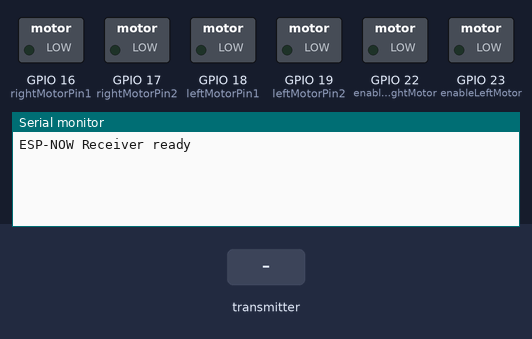
The sketch below on a simulated ESP32. Parts: switched loads named in the sketch (green lamp = pin HIGH), the last lines printed to the serial monitor. The test bench sets the inputs (shaded band).

Above: at 1.2 s.
1.3 s: the transmitter starts sending move = -100
At 1.61 s:
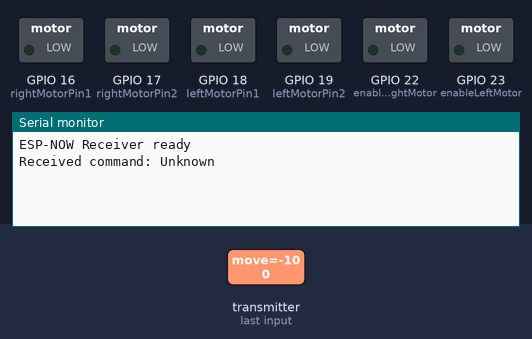
3.3 s: the transmitter starts sending move = 0
At 3.61 s:
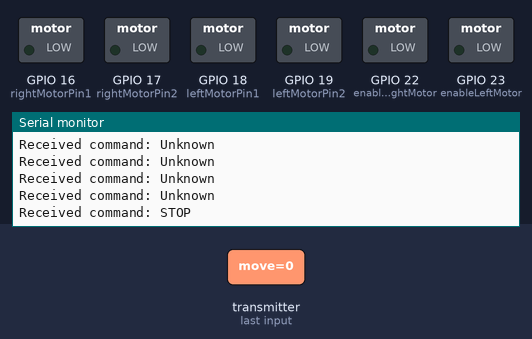

Measured:
- after the input at 1.3 s, the serial monitor: prints a new line at once (image 1)
- after the input at 3.3 s, the serial monitor: prints a new line at once (image 2)

The sketch:

receiver.ino
```cpp
#include <esp_now.h>
#include <WiFi.h>
#include "esp_wifi.h"

// Motor pins
int enableRightMotor = 22;
int rightMotorPin1 = 16;
int rightMotorPin2 = 17;

int enableLeftMotor = 23;
int leftMotorPin1 = 18;
int leftMotorPin2 = 19;

const int MAX_SPEED = 255;
const int PWMFreq = 1000;
const int PWMResolution = 8;
const int rightMotorChannel = 4;
const int leftMotorChannel = 5;

typedef struct struct_message {
  int8_t move;
} struct_message;

void rotateMotor(int rightSpeed, int leftSpeed) {
  digitalWrite(rightMotorPin1, rightSpeed > 0 ? HIGH : LOW);
  digitalWrite(rightMotorPin2, rightSpeed < 0 ? HIGH : LOW);

  digitalWrite(leftMotorPin1, leftSpeed > 0 ? HIGH : LOW);
  digitalWrite(leftMotorPin2, leftSpeed < 0 ? HIGH : LOW);

  ledcWrite(rightMotorChannel, abs(rightSpeed));
  ledcWrite(leftMotorChannel, abs(leftSpeed));
}

void onDataReceive(const uint8_t * mac, const uint8_t *incomingData, int len) {
  struct_message receivedData;
  memcpy(&receivedData, incomingData, sizeof(receivedData));
  Serial.print("Received command: ");
  switch (receivedData.move) {
    case 0:
      Serial.println("STOP");
      rotateMotor(0, 0);
      break;
    case 1:
      Serial.println("FORWARD");
      rotateMotor(MAX_SPEED, MAX_SPEED);
      break;
    case 2:
      Serial.println("LEFT");
      rotateMotor(-MAX_SPEED, MAX_SPEED);
      break;
    case 3:
      Serial.println("RIGHT");
      rotateMotor(MAX_SPEED, -MAX_SPEED);
      break;
    default:
      Serial.println("Unknown");
      rotateMotor(0, 0);
      break;
  }
}

void setup() {
  Serial.begin(115200);

  pinMode(enableRightMotor, OUTPUT);
  pinMode(rightMotorPin1, OUTPUT);
  pinMode(rightMotorPin2, OUTPUT);

  pinMode(enableLeftMotor, OUTPUT);
  pinMode(leftMotorPin1, OUTPUT);
  pinMode(leftMotorPin2, OUTPUT);

  ledcSetup(rightMotorChannel, PWMFreq, PWMResolution);
  ledcSetup(leftMotorChannel, PWMFreq, PWMResolution);
  ledcAttachPin(enableRightMotor, rightMotorChannel);
  ledcAttachPin(enableLeftMotor, leftMotorChannel);

  rotateMotor(0, 0);  // Stop motors initially

  WiFi.mode(WIFI_STA);
  esp_wifi_set_channel(1, WIFI_SECOND_CHAN_NONE); // Same channel as sender

  if (esp_now_init() != ESP_OK) {
    Serial.println("Error initializing ESP-NOW");
    return;
  }

  esp_now_register_recv_cb(onDataReceive);

  Serial.println("ESP-NOW Receiver ready");
}

void loop() {
  // blank
}
```
